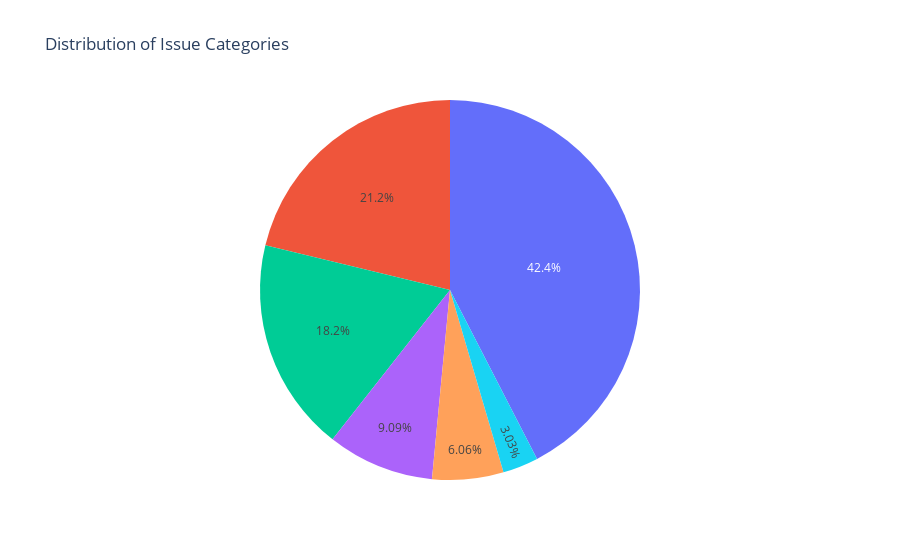

The notebook cell saved with this chart:
### Markdown cell above
### We can also use <span style="color:turquoise;">PLOTLY</span> to visualize the data

### Code cell
# Create a pie chart using Plotly
import plotly.express as px
import pandas

labels = list(category_counts.keys())
values = list(category_counts.values())
fig = px.pie(labels=labels, values=values, title='Distribution of Issue Categories')
#fig.update_layout(renderer="notebook")
fig.write_html('plotly_chart.html')
fig.show()

### Figure 1 — Plotly figure (JSON) as saved in the notebook; plotly's stock layout.template omitted (floating-point values rounded to 4 significant figures)
{"data": [{"domain": {"x": [0, 1], "y": [0, 1]}, "hovertemplate": "value=%{value}<extra></extra>", "legendgroup": "", "name": "", "showlegend": false, "type": "pie", "values": [14, 6, 2, 7, 3, 1]}], "layout": {"legend": {"tracegroupgap": 0}, "title": {"text": "Distribution of Issue Categories"}}}
